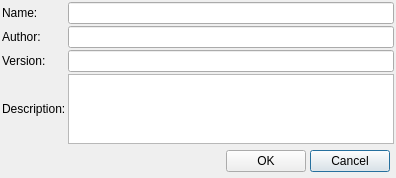
<?xml version="1.0" encoding="UTF-8"?>
<ui version="4.0">
 <class>DialogNewSkin</class>
 <widget class="QDialog" name="DialogNewSkin">
  <property name="geometry">
   <rect>
    <x>0</x>
    <y>0</y>
    <width>396</width>
    <height>165</height>
   </rect>
  </property>
  <property name="windowTitle">
   <string>Create A New Skin</string>
  </property>
  <layout class="QGridLayout" name="gridLayout_2">
   <property name="margin">
    <number>2</number>
   </property>
   <property name="spacing">
    <number>2</number>
   </property>
   <item row="0" column="0">
    <widget class="QLabel" name="label">
     <property name="text">
      <string>Name:</string>
     </property>
    </widget>
   </item>
   <item row="0" column="1">
    <widget class="QLineEdit" name="lineEditName"/>
   </item>
   <item row="1" column="0">
    <widget class="QLabel" name="label_2">
     <property name="text">
      <string>Author:</string>
     </property>
    </widget>
   </item>
   <item row="1" column="1">
    <widget class="QLineEdit" name="lineEditAuthor"/>
   </item>
   <item row="2" column="0">
    <widget class="QLabel" name="label_3">
     <property name="text">
      <string>Version:</string>
     </property>
    </widget>
   </item>
   <item row="2" column="1">
    <widget class="QLineEdit" name="lineEditVersion"/>
   </item>
   <item row="3" column="0">
    <widget class="QLabel" name="label_4">
     <property name="text">
      <string>Description:</string>
     </property>
    </widget>
   </item>
   <item row="3" column="1">
    <widget class="QPlainTextEdit" name="plainTextEditDescription"/>
   </item>
   <item row="4" column="0" colspan="2">
    <layout class="QGridLayout" name="gridLayout">
     <property name="margin">
      <number>4</number>
     </property>
     <property name="spacing">
      <number>4</number>
     </property>
     <item row="0" column="2">
      <widget class="QPushButton" name="pushButtonCancel">
       <property name="text">
        <string>Cancel</string>
       </property>
      </widget>
     </item>
     <item row="0" column="0">
      <spacer name="horizontalSpacer">
       <property name="orientation">
        <enum>Qt::Horizontal</enum>
       </property>
       <property name="sizeHint" stdset="0">
        <size>
         <width>40</width>
         <height>20</height>
        </size>
       </property>
      </spacer>
     </item>
     <item row="0" column="1">
      <widget class="QPushButton" name="pushButtonOK">
       <property name="text">
        <string>OK</string>
       </property>
      </widget>
     </item>
    </layout>
   </item>
  </layout>
 </widget>
 <resources/>
 <connections/>
</ui>
